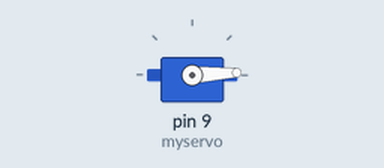
A sketch run on a simulated Arduino Uno, built with avr-gcc and run on an emulated ATmega328P. On the bench: servo.

Above: at 0.05 s.
At 0.85 s:
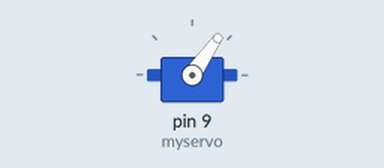
At 1.65 s:
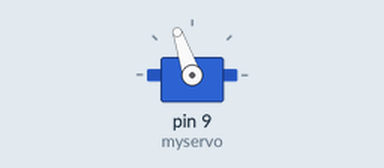
At 3.3 s:
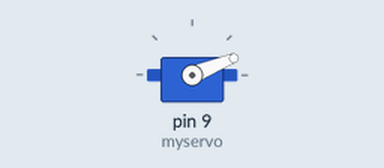
Timing chart, 0 to 6.0 s (numbered marks = the images above):
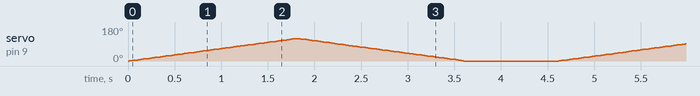

The sketch:

servo_motor.ino
```cpp
#include <Servo.h>

Servo myservo;

void setup() {
  myservo.attach(9);
}

void loop() {
  for(int i = 0; i < 120; ++i) {
    myservo.write(i);
    delay(15);
  }
  for(int i = 119; i>0; --i) {
    myservo.write(i);
    delay(15);
  }
  myservo.write(0);
  delay(1000);
}
```
